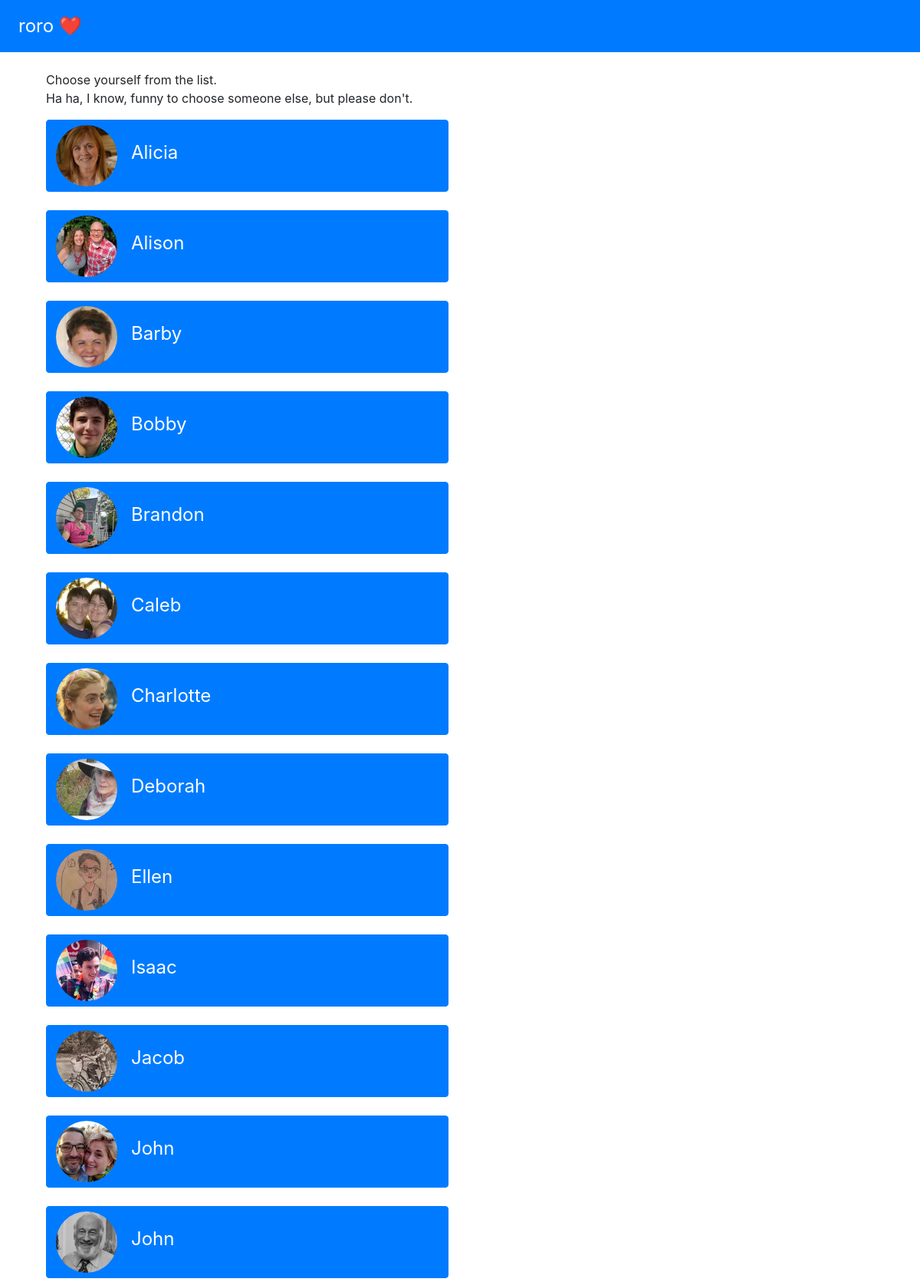
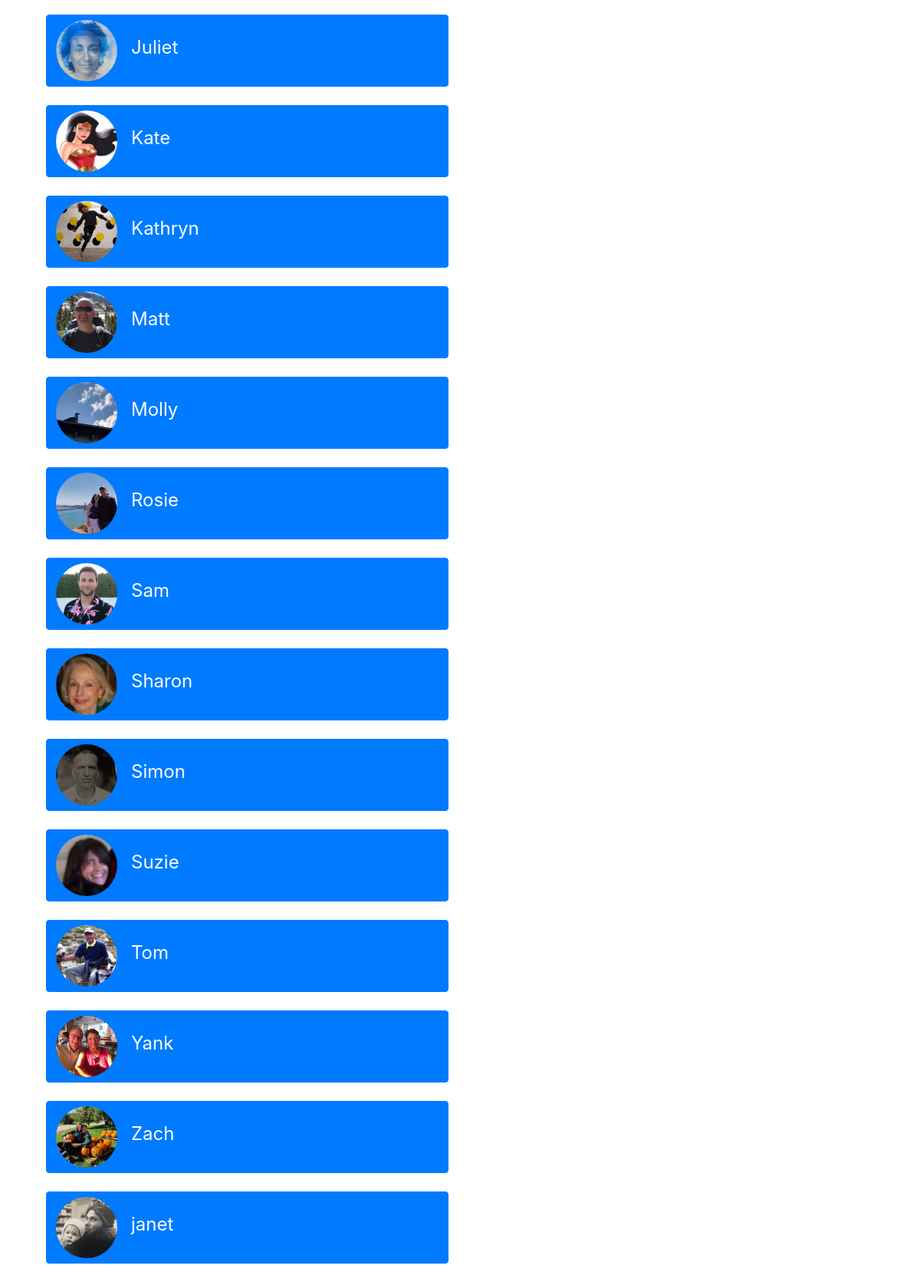
Screenshot of / (signed in) with the database file from the repository (2 pictures, top to bottom).
### tables this page shows
CREATE TABLE "user" (
	"id"	INTEGER PRIMARY KEY AUTOINCREMENT,
	"first_name"	TEXT,
	"last_name"	TEXT,
	"image"	TEXT
);

### main.py (the view)
@app.route('/',methods=['GET', 'POST'])
def index():
    error = None
    conn = sqlite3.connect(db_path)
    c = conn.cursor()
    c.execute('SELECT * FROM user order by first_name')
    users = c.fetchall()
    if request.method == 'POST':
        if request.form['password'].lower() == os.environ['RORO_PASSWORD']:
            session['authorized'] = "true"
            return render_template('index.html', session=session, error=error, users=users)
        else:
            error = 'Invalid password'
    if request.method == 'GET':
        if 'switch' in request.args:
            session['userid'] = 0
        if session['authorized'] == "true" and int(session['userid']) > 0:
            return redirect("/messages", code=302)
    return render_template('index.html', session=session, error=error, users=users)

### templates/index.html (shortened to what this page needs)
{% extends "base.html" %}
{% block body %}
<div class="container">
  <div>
    {% if session['authorized'] == "true" %}
    <p>
    Choose yourself from the list.
    <br>Ha ha, I know, funny to choose someone else, but please don't.
          {% for user in users %}
          <div class="row">
            <div class="col">
            <a href="/messages?userid={{user[0]}}" class="btn btn-primary" style="width:100%;text-align:left">
              <img src="/static/{{user[3]}}" class="profile-pic" style="vertical-align:middle">
              <span>&nbsp;&nbsp;&nbsp;</span><span style="font-size:150%;color:white">{{user[1]}}</span>
            </a>
            </div>
            <div class="col">&nbsp;</div>
            </div>
            <br>
          {% endfor %}
    {% endif %}
  </div>
</div>
{% endblock %}

### templates/base.html (shortened to what this page needs)
<!DOCTYPE html>
<html>
	<head>
    <link rel="stylesheet" href="https://maxcdn.bootstrapcdn.com/bootstrap/4.0.0/css/bootstrap.min.css">
	</head>
	<body>
		<nav class="navbar navbar-expand-sm bg-primary">
      <ul class="navbar-nav">
        <li class="nav-item">
          <a class="nav-link" style="color:white;font-size:150%" href="#">roro ❤️</a>
        </li>
  </ul>
</nav>
		<div class="container">
			<br>
			{% block body %}{% endblock %}
		</div>
	</body>
</html>

### templates/base.html (style rules this page uses)
.profile-pic { border-radius: 50%; object-fit: cover; width: 80px; height: 80px; }

### rows the page displays
user: image (picture), first_name "Alicia"
user: image (picture), first_name "Alison"
user: image (picture), first_name "Barby"
user: image (picture), first_name "Bobby"
user: image (picture), first_name "Brandon"
user: image (picture), first_name "Caleb"
user: image (picture), first_name "Charlotte"
user: image (picture), first_name "Deborah"
user: image (picture), first_name "Ellen"
user: image (picture), first_name "Isaac"
user: image (picture), first_name "Jacob"
user: image (picture), first_name "John"
user: image (picture), first_name "John"
user: image (picture), first_name "Juliet"
user: image (picture), first_name "Kate"
user: image (picture), first_name "Kathryn"
user: {{ user[0] }} 1 (drawn), image (picture), first_name "Matt"
user: {{ user[0] }} 10 (drawn), image (picture), first_name "Molly"
user: image (picture), first_name "Rosie"
user: image (picture), first_name "Sam"
user: image (picture), first_name "Sharon"
user: image (picture), first_name "Simon"
user: image (picture), first_name "Suzie"
user: image (picture), first_name "Tom"
user: image (picture), first_name "Yank"
user: image (picture), first_name "Zach"
user: image (picture), first_name "janet"
